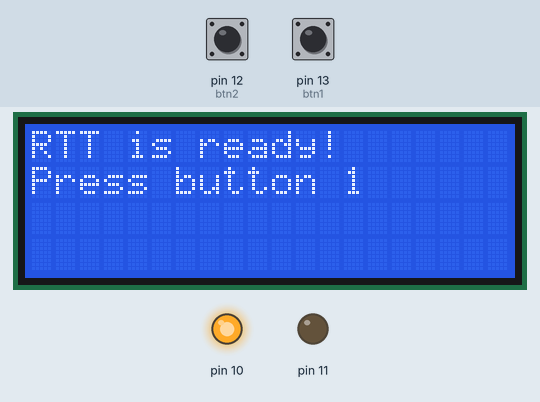
A sketch run on a simulated Arduino Uno, built with avr-gcc and run on an emulated ATmega328P. On the bench: 20×4 character LCD, output pins drawn as LEDs (lit = HIGH). The inputs (shaded band) are chosen by the test bench; at power-on: pin 13 (btn1) HIGH, pin 12 (btn2) HIGH. Random numbers use the default seed unless the sketch sets one.

Above: at 1.2 s.
1.3 s: pin 13 (btn1) pulled LOW for 0.15 s
At 1.49 s:
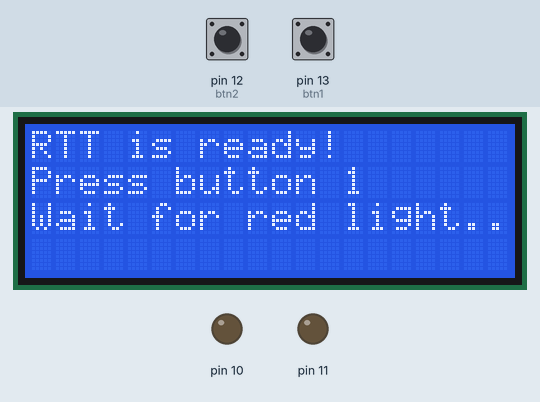
2.0 s: pin 12 (btn2) pulled LOW for 3.2 s
At 5.6 s:
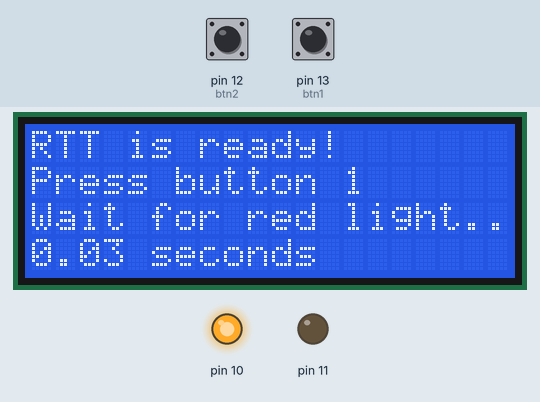
6.7 s: pin 12 (btn2) pulled LOW for 0.15 s
At 7.8 s:
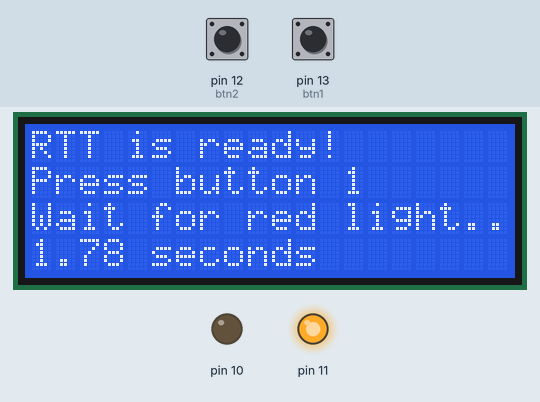
Timing chart, 0 to 9.7 s (numbered marks = the images above; inputs shaded):
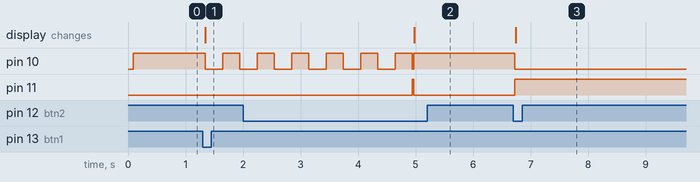

Measured:
- after the input at 1.3 s, pin 10: HIGH → LOW at once, → HIGH 0.30 s later, → LOW 0.30 s later; the display: changes at once (image 1)
- after the input at 2.0 s, the display: changes after 3.0 s (image 2)
- after the input at 6.7 s, pin 10: HIGH → LOW at once; pin 11: LOW → HIGH at once; the display: changes at once (image 3)

The sketch:

RTT_v2_LCD.ino
```cpp
/*
LCD-Pins:
GND -> GND
VCC -> 5V
SDA -> A4
SCL -> A5
*/

#include <Bounce2.h> // including library Bounce2
#include <LiquidCrystal_I2C.h> // including library LiquidCrystal_I2C

LiquidCrystal_I2C lcd(0x27, 20, 4); // instantiate a LiquidCrystal_I2C object

#define btn1 13 // button 1
#define btn2 12 // button 2

class Led { // class Led
  int pin; // pin
  bool state; // state

  public: // public functions
  Led(int ledPin){ // constructor
    pin = ledPin; // pin
    pinMode(pin, OUTPUT); // pin mode
  }

  void toggle(){ // toggle led
    state = !state; // state
    digitalWrite(pin, state); // set state for pin
  }

  void speedToggle(int ms, int maxC){ // speed toggle
    int c; // counter
    while (c < maxC) // while counter is less than max counter
    {
      toggle(); // toggle led
      delay(ms); // delay
      c = c + random(ms); // counter
    } // end while
  } // end speed toggle
}; // end class Led

int gState = 1; // global state
long start; // global start time
long stop; // global stop time
double result; // global result

Bounce btn1Bouncer = Bounce(); // creating Bounce object for button 1
Bounce btn2Bouncer = Bounce(); // creating Bounce object for button 2

void setup(){ // setup function
  lcd.init(); // initialize LCD
  lcd.backlight(); // turn on LCD backlight

  btn1Bouncer.attach(btn1, INPUT_PULLUP); // attaching button 1 to Bounce object
  btn2Bouncer.attach(btn2, INPUT_PULLUP); // attaching button 2 to Bounce object
  btn2Bouncer.interval(25); // setting interval for button 2
  btn1Bouncer.interval(25); // setting interval for button 1
}

Led led1(10); // creating Led object for led 1
Led led2(11); // creating Led object for led 2

void loop(){ // loop function
  btn1Bouncer.update(); // updating Bounce object for button 1
  btn2Bouncer.update(); // updating Bounce object for button 2

  switch(gState){ // switch statement for global state
    case 1: // case 1
      lcd.clear(); // clear LCD
      lcd.setCursor(0, 0); // set cursor to 0, 0
      lcd.print("RTT is ready!"); // print to LCD
      lcd.setCursor(0, 1); // set cursor to 0, 1
      lcd.print("Press button 1"); // print to LCD
      led1.toggle(); // toggle led 1
      gState = 2; // global state
      break; // break
    case 2: // case 2
      if (btn1Bouncer.fell()){ // if button 1 fell
        gState = 3; // global state
      } // end if
      break; // break
    case 3: // case 3
      lcd.setCursor(0, 2); // set cursor to 0, 2
      lcd.print("Wait for red light.."); // print to LCD
      gState = 4; // global state
      break; // break
    case 4: // case 4
      led1.speedToggle(300, random(5*1000)); // speed toggle led 1
      led2.toggle(); // toggle led 2
      led1.toggle(); // toggle led 1
      start = millis(); // start time
      gState = 5; // global state
      break; // break
    case 5: // case 5
      if (btn2Bouncer.fell()){ // if button 2 fell
        stop = millis(); // stop time
        led2.toggle(); // toggle led 2
        led1.toggle(); // toggle led 1
        result = stop - start; // result
        lcd.setCursor(0, 3); // set cursor to 0, 3
        lcd.print(result / 1000); // print to LCD
        lcd.print(" seconds"); // print to LCD
      }
      break; // break
    default: // default case
      lcd.setCursor(0, 0); // set cursor to 0, 0
      lcd.print("Debug: Error!"); // print to LCD
      break; // break
 } // end switch statement
} // end loop function
```
